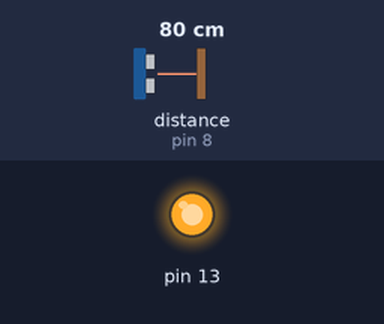
The sketch below on a simulated Arduino Uno, built with avr-gcc and run on an emulated ATmega328P. Parts: output pins drawn as LEDs (lit = HIGH). Wiring (inferred from the names in the program): ultrasonic range finder: trigger pin 9; echo pin 8. The inputs (shaded band) are chosen by the test bench; at power-on: distance to the obstacle (sensor on pin 8) 80 cm. The echo pulse lasts 58.3 µs per cm; no radio packets arrive unless stated; pins used as bus, display or sensor lines are not drawn; what the sketch prints to the serial monitor is not drawn.

Above: at 1.2 s.
At 3.4 s:
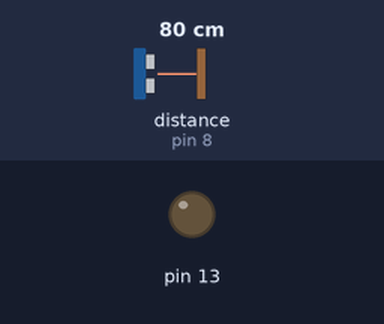
Timing chart, 0 to 5.6 s (numbered marks = the images above):
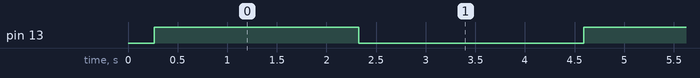

Measured:
- by itself, pin 13: alternates HIGH for 2.1 s and LOW for 2.3 s

The sketch:

RF_emissor_ultrasom.ino
```cpp
//simple Tx on pin D12
//Written By : Mohannad Rawashdeh
// 3:00pm , 13/6/2013
//http://www.genotronex.com/
//..................................
#include <VirtualWire.h>
char *controller;

#define echoPin 8 //Pino 13 recebe o pulso do echo
#define trigPin 9 //Pino 12 envia o pulso para gerar o echo
long olddistancia;

void setup() {
     Serial.begin(9600); //inicia a porta serial

     pinMode(echoPin, INPUT); // define o pino 13 como entrada (recebe)
     pinMode(trigPin, OUTPUT); // define o pino 12 como saida (envia)
    pinMode(13,OUTPUT);
    vw_set_ptt_inverted(true); //
    vw_set_tx_pin(12);
    vw_setup(4000);// speed of data transfer Kbps
}

void loop(){
   //seta o pino 12 com um pulso baixo "LOW" ou desligado ou ainda 0
    digitalWrite(trigPin, LOW);
  // delay de 2 microssegundos
    delayMicroseconds(2);
  //seta o pino 12 com pulso alto "HIGH" ou ligado ou ainda 1
    digitalWrite(trigPin, HIGH);
  //delay de 10 microssegundos
    delayMicroseconds(10);
  //seta o pino 12 com pulso baixo novamente
    digitalWrite(trigPin, LOW);
  //pulseInt lê o tempo entre a chamada e o pino entrar em high
    long duration = pulseIn(echoPin,HIGH);
  //Esse calculo é baseado em s = v . t, lembrando que o tempo vem dobrado
  //porque é o tempo de ida e volta do ultrassom
    long distancia = duration /29 / 2 ;

    Serial.print("Distancia em CM: ");
    Serial.println(distancia);
    delay(200); //espera 1 segundo para fazer a leitura novamente
    digitalWrite(13,0);
    if ((olddistancia-distancia)>20){
        controller="1"  ;
        vw_send((uint8_t *)controller, strlen(controller));
        vw_wait_tx(); // Wait until the whole message is gone
        digitalWrite(13,1);
        delay(2000);
    }/*else{

    controller="0"  ;
    vw_send((uint8_t *)controller, strlen(controller));
    vw_wait_tx(); // Wait until the whole message is gone
    digitalWrite(13,0);
    delay(2000);
    }
    */
    olddistancia = distancia;

           controller="1"  ;
        vw_send((uint8_t *)controller, strlen(controller));
        vw_wait_tx(); // Wait until the whole message is gone
        digitalWrite(13,1);
        delay(2000);

         controller="0"  ;
    vw_send((uint8_t *)controller, strlen(controller));
    vw_wait_tx(); // Wait until the whole message is gone
    digitalWrite(13,0);
    delay(2000);
}
```
